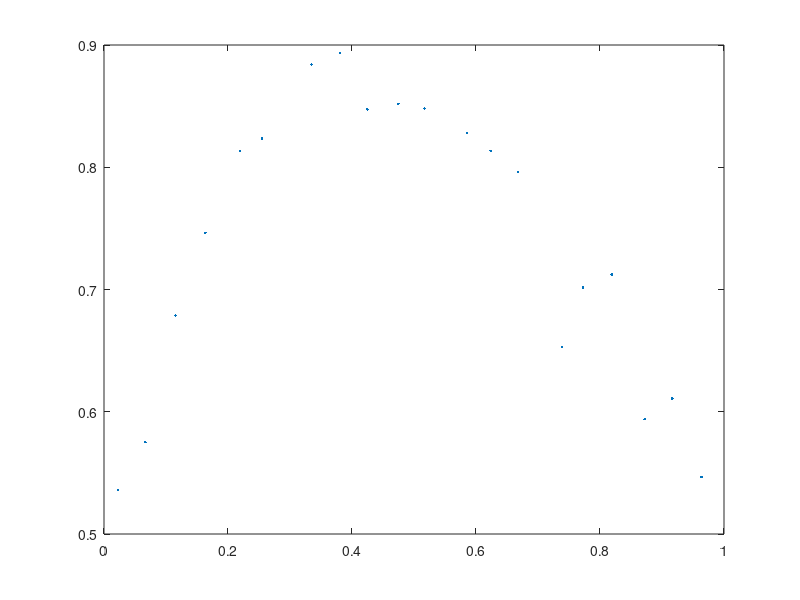

MATLAB code to generate this figure: (Note: this script raises an error after producing the figure.)
load('lsdata.mat','-ascii')
x = lsdata(1,:)';
y = lsdata(2,:)';
ynoisy = y +.1*randn(size(x));
A = lsdata;
plot(x,y,'.');
hold on

D = A'*A;
e = A'* ynoisy';

c = D\e;
yfit = c(1).*x + c(2);
plot(x,yfit,'X')

    